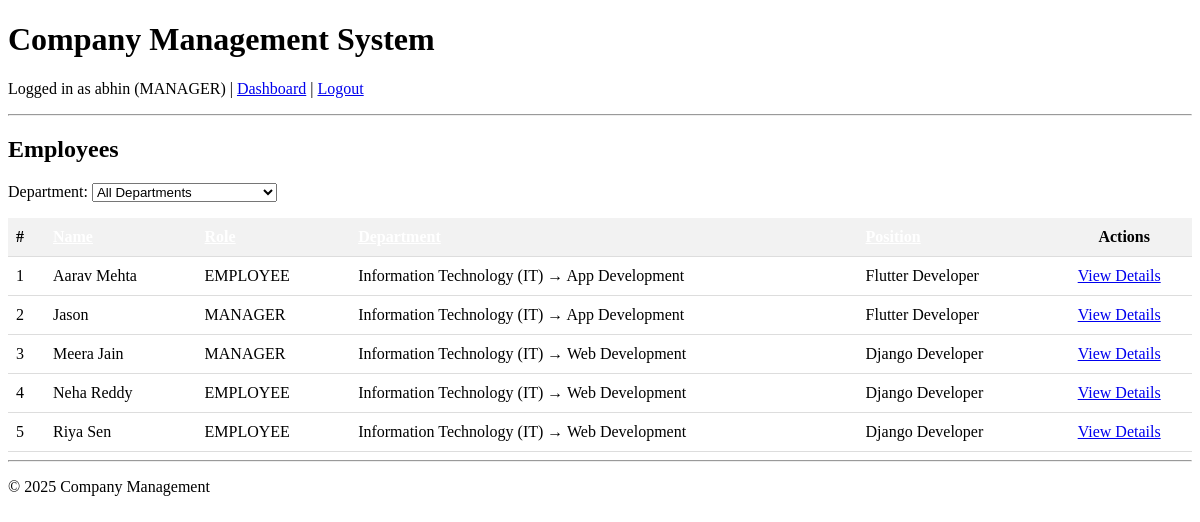
/users/employees/ (signed in), run on an earlier commit of the app's database.
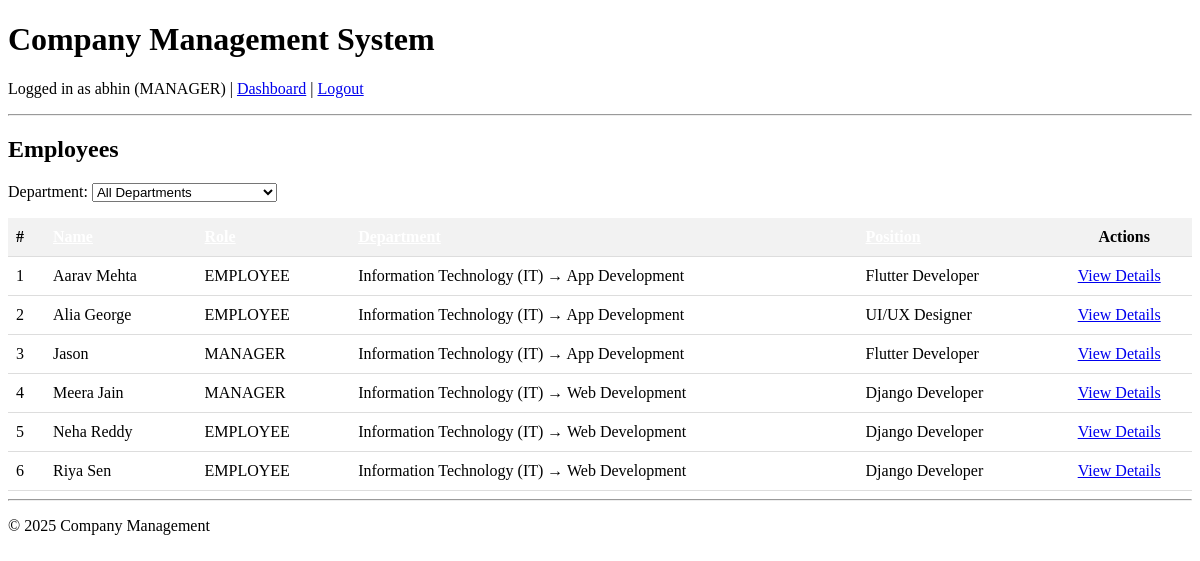
And on a later commit of the database.
### users/models.py (models this page shows, shortened)
class EmployeeProfile(models.Model):
    user = models.OneToOneField(settings.AUTH_USER_MODEL, on_delete=models.CASCADE)
    department = models.ForeignKey(Department, on_delete=models.SET_NULL, null=True)
    position = models.ForeignKey(Position, on_delete=models.SET_NULL, null=True)
    benefits = models.ManyToManyField(Benefit, blank=True)
    date_of_joining = models.DateField()
    salary = models.DecimalField(max_digits=10, decimal_places=2, null=True, blank=True)
    skills = models.TextField(blank=True)

class CustomUser(AbstractUser):
    ROLE_ADMIN = 'ADMIN'
    ROLE_MANAGER = 'MANAGER'
    ROLE_EMPLOYEE = 'EMPLOYEE'
    ROLE_CUSTOMER = 'CUSTOMER'
    ROLE_CHOICES = (
        (ROLE_ADMIN, 'Admin/HR'),
        (ROLE_MANAGER, 'Manager'),
        (ROLE_EMPLOYEE, 'Employee'),
        (ROLE_CUSTOMER,'Customer')
    )
    name=models.CharField(max_length=500,null=False)
    role = models.CharField(max_length=20, choices=ROLE_CHOICES, default=ROLE_EMPLOYEE)
    phone = models.CharField(max_length=15, blank=True, null=True)
    groups = models.ManyToManyField(
        'auth.Group',
        related_name='customuser_set',  # different from auth.User.user_set
        blank=True,
        help_text='The groups this user belongs to.'
    )
    user_permissions = models.ManyToManyField(
        'auth.Permission',
        related_name='customuser_set',  # different from auth.Permission.user_set
        blank=True,
        help_text='Specific permissions for this user.'
    )

### company/models.py (models this page shows, shortened)
class Department(models.Model):
    name = models.CharField(max_length=100)
    parent = models.ForeignKey(
        'self',
        on_delete=models.CASCADE,
        null=True,
        blank=True,
        related_name='sub_departments',
        default='null'
    )
    manager = models.ForeignKey(
        'users.CustomUser',
        on_delete=models.CASCADE,
        null=True,
        blank=True,
        limit_choices_to={'role': 'MANAGER'},
        related_name='managed_departments'
    )
    description = models.TextField(blank=True)
    created_at = models.DateTimeField(auto_now_add=True)
    def __str__(self):
        if self.parent:
            return f"{self.parent.name} → {self.name}"
        return self.name

class Position(models.Model):
    department = models.ForeignKey(Department, on_delete=models.CASCADE, related_name='positions',null=True)
    title = models.CharField(max_length=100)
    description = models.TextField(blank=True)
    created_at = models.DateTimeField(auto_now_add=True)

### users/views.py (the view)
# urls.py: path('employees/', views.employee_list, name='employee_list'),
@user_passes_test(lambda u: u.is_authenticated and u.role in [User.ROLE_ADMIN, User.ROLE_MANAGER])
def employee_list(request):
    sortOP="Name"
    if request.GET.get('SortBy'):
        sortOP=request.GET.get('SortBy')
        if sortOP not in EmpSort:
            sortOP="Name"
    theSort=EmpSort[sortOP]
    DepFilter=0
    depSelector=DepFilterForm()
    if request.method == 'GET' and request.GET.get('department') and int(request.GET.get('department'))!=0:
        DepFilter = request.GET.get('department')
        department_queryset = Department.objects.filter(pk=DepFilter)
        first_department = department_queryset.first()
        if request.user.role == 'MANAGER':
            childDept=getAllChildren(request.user.employeeprofile.department)
            depSelector=DepFilterForm(departments=childDept,initial={'department': DepFilter})
            profiles = EmployeeProfile.objects.filter(department__in=childDept,department=first_department).exclude(user=request.user).order_by(theSort)
        else:
            profiles = EmployeeProfile.objects.filter(department=first_department).all().order_by(theSort)
            depSelector = DepFilterForm(initial={'department': DepFilter})
    else:
        if request.user.role == 'MANAGER':
            childDept=getAllChildren(request.user.employeeprofile.department)
            depSelector=DepFilterForm(departments=childDept,initial={'department': DepFilter})
            profiles = EmployeeProfile.objects.filter(department__in=childDept).exclude(user=request.user).order_by(theSort)
        else:
            profiles = EmployeeProfile.objects.select_related('user').all().order_by(theSort)
    return render(request, 'users/employee_list.html', {'profiles': profiles,'Dep':depSelector,'DepFilter':DepFilter,'sortOP':sortOP})

### users/forms.py
class DepFilterForm(forms.Form):
    department = forms.ChoiceField(choices=[],widget=forms.Select(attrs={'onchange': 'this.form.submit();'}))
    def __init__(self, *args, departments=None, **kwargs):
        super().__init__(*args, **kwargs)
        if departments is None:
            departments = Department.objects.all()
        dept_choices = [(str(d.pk), d.name) for d in departments]
        dept_choices.insert(0, ('0', 'All Departments'))
        self.fields['department'].choices = dept_choices

### users/views.py (called while the page is built)
def getAllChildren(dept):
    children = [dept]
    def _get_children(t):
        for child in t.sub_departments.all():
            children.append(child)
            _get_children(child)
    _get_children(dept)
    return children

### users/templates/users/employee_list.html (shortened to what this page needs)
{% extends 'base.html' %}
{% block content %}
<h2 style="margin-bottom: 20px;">Employees</h2>
<form method="get" style="margin-bottom: 15px;">
    {{ Dep.as_p }}
</form>
{% if profiles %}
<table style="width: 100%; border-collapse: collapse;">
    <thead>
        <tr style="background-color: #f2f2f2;">
            <th style="padding: 8px; text-align: left; border-bottom: 1px solid #ddd;">#</th>
            <th style="padding: 10px; text-align: left; border-bottom: 1px solid #ddd;"><a href="{% url 'employee_list' %}?SortBy=Name{% if DepFilter != 0 %}&department={{DepFilter}}{%endif%}">Name</a></th>
            <th style="padding: 10px; text-align: left; border-bottom: 1px solid #ddd;"><a href="{% url 'employee_list' %}?SortBy=Role{% if DepFilter != 0 %}&department={{DepFilter}}{%endif%}">Role</a></th>
            <th style="padding: 10px; text-align: left; border-bottom: 1px solid #ddd;"><a href="{% url 'employee_list' %}?SortBy=Department{% if DepFilter != 0 %}&department={{DepFilter}}{%endif%}">Department</a></th>
            <th style="padding: 10px; text-align: left; border-bottom: 1px solid #ddd;"><a href="{% url 'employee_list' %}?SortBy=Position{% if DepFilter != 0 %}&department={{DepFilter}}{%endif%}">Position</a></th>
            <th style="padding: 10px; text-align: left; border-bottom: 1px solid #ddd;text-align: center;" colspan="3">Actions</th>
        </tr>
    </thead>
    <tbody>
        {% for p in profiles %}
        <tr>
            <td style="padding: 8px; border-bottom: 1px solid #ddd;">{{ forloop.counter }}</td>
            <td style="padding: 10px; border-bottom: 1px solid #ddd;">{{ p.user.name }}</td>
            <td style="padding: 10px; border-bottom: 1px solid #ddd;">{{ p.user.role }}</td>
            <td style="padding: 10px; border-bottom: 1px solid #ddd;">{{ p.department }}</td>
            <td style="padding: 10px; border-bottom: 1px solid #ddd;">{{ p.position.title }}</td>
            <td style="padding: 0px; border-bottom: 1px solid #ddd;text-align: center;">
                <a href="{% url 'view_profile' profile_id=p.id %}" style="margin-right: 10px;">View Details</a>
            </td>
        </tr>
        {% endfor %}
    </tbody>
</table>
{% else %}
<p>No employees found.</p>
{% endif %}
{% endblock %}

What changed in the data, as far as the page shows it:
added EmployeeProfile: user.name "Alia George", user.role "EMPLOYEE", department "Information Technology (IT) → App Development", position "UI/UX Designer"
